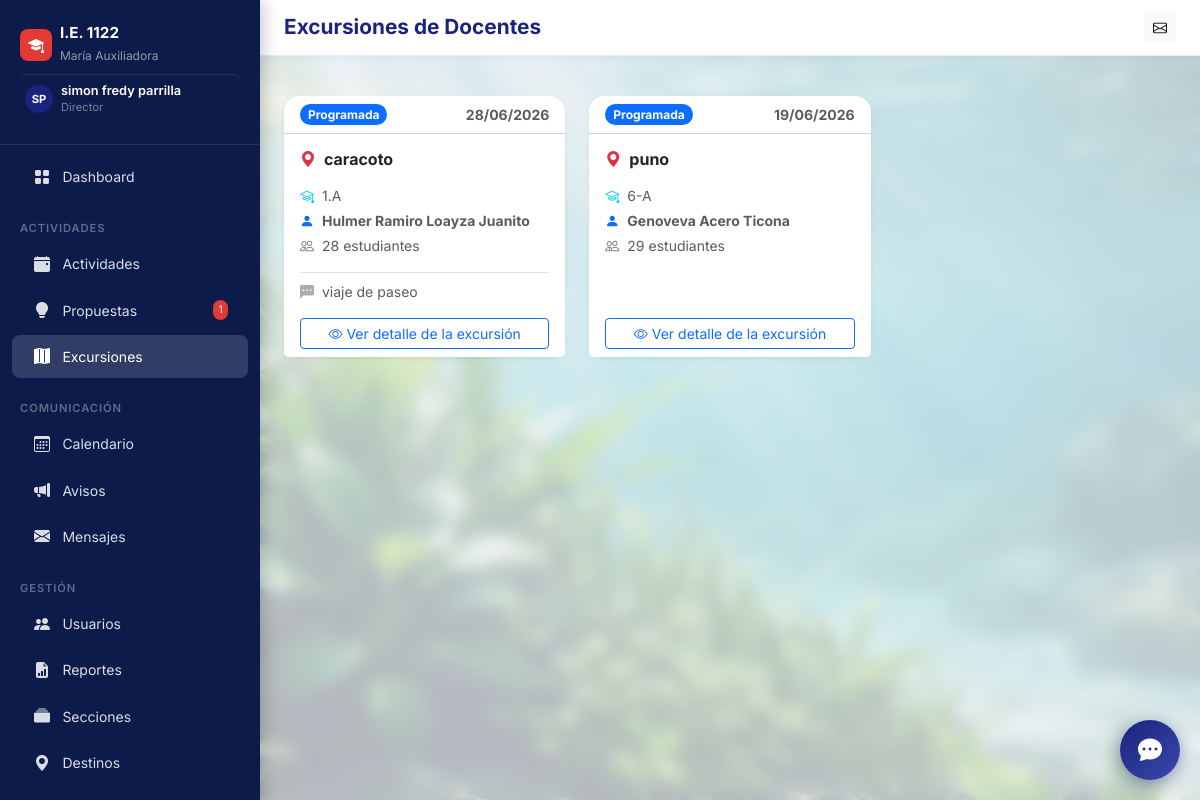
The app's page /excursiones/ (signed in) with its own data.
### core/models.py (models this page shows, shortened)
class User(AbstractUser):
    ROLE_CHOICES = [
        ('director', 'Director'),
        ('docente', 'Docente'),
    ]
    role = models.CharField(max_length=20, choices=ROLE_CHOICES, default='docente', verbose_name='Rol')
    email = models.EmailField(unique=True, verbose_name='Correo electrónico')
    telefono = models.CharField(max_length=15, blank=True, verbose_name='Teléfono')
    fecha_nacimiento = models.DateField(null=True, blank=True, verbose_name='Fecha de nacimiento')
    foto_perfil = models.ImageField(upload_to='perfiles/', blank=True, null=True, verbose_name='Foto de perfil')
    seccion_asignada = models.CharField(max_length=50, blank=True, verbose_name='Sección / Grado asignado', help_text='Ej: 3B, 5A, ED.FISICA')
    class Meta:
        verbose_name = 'Usuario'
        verbose_name_plural = 'Usuarios'
    @property
    def is_director(self):
        return self.role == 'director'

class Excursion(models.Model):
    seccion_nombre = models.CharField(max_length=100, blank=True, verbose_name='Sección', help_text='Ej: 3°A, 5°B')
    grado = models.CharField(max_length=100, blank=True, verbose_name='Grado', help_text='Ej: 3er Grado, 5to Primaria')
    grado_seccion = models.CharField(max_length=200, blank=True, verbose_name='Grado y Sección', help_text='Ej: 3er Grado "A", 5to Primaria "B"')
    destino_nombre = models.CharField(max_length=200, blank=True, verbose_name='Destino', help_text='Ej: Parque, Museo, Lago Titicaca')
    seccion = models.ForeignKey(
        Seccion,
        on_delete=models.SET_NULL,
        null=True, blank=True,
        verbose_name='Sección (referencia)',
        related_name='excursiones'
    )
    destino = models.ForeignKey(
        Destino,
        on_delete=models.SET_NULL,
        null=True, blank=True,
        verbose_name='Destino (referencia)',
        related_name='excursiones'
    )
    fecha = models.DateField(verbose_name='Fecha de excursión')
    responsable = models.ForeignKey(
        User,
        on_delete=models.CASCADE,
        related_name='excursiones_responsable',
        verbose_name='Docente responsable'
    )
    aula = models.CharField(max_length=50, blank=True, verbose_name='Aula', help_text='Ej: 3°A, Aula 5, Primaria 2')
    descripcion = models.TextField(blank=True, verbose_name='Descripción')
    num_estudiantes = models.IntegerField(default=0, verbose_name='N° de estudiantes')
    estado = models.CharField(
        max_length=20,
        choices=[('programada', 'Programada'), ('realizada', 'Realizada'), ('cancelada', 'Cancelada')],
        default='programada',
        verbose_name='Estado'
    )
    imagen = models.ImageField(upload_to='excursiones/', null=True, blank=True, verbose_name='Imagen principal')
    fecha_creacion = models.DateTimeField(auto_now_add=True)
    class Meta:
        verbose_name = 'Excursión'
        verbose_name_plural = 'Excursiones'
        ordering = ['-fecha']
    def get_destino_display_name(self):
        return self.destino_nombre or (self.destino.nombre if self.destino else '—')

### core/views.py (the view)
# urls.py: path('excursiones/', views.excursiones_lista, name='excursiones_lista'),
@login_required
def excursiones_lista(request):
    user = request.user
    if user.is_director:
        qs = Excursion.objects.all()
    else:
        qs = Excursion.objects.filter(responsable=user)
    qs = qs.select_related('seccion', 'destino', 'responsable').prefetch_related('evidencias').order_by('-fecha')
    return render(request, 'excursiones/lista.html', {'excursiones': qs})

### core/context_processors.py (called while the page is built)
def global_context(request):
    if request.user.is_authenticated:
        mensajes_no_leidos = Mensaje.objects.filter(
            para_usuario=request.user, leido=False
        ).count()
        pendientes_count = 0
        if request.user.is_director:
            pendientes_count = PropuestaActividad.objects.filter(estado='pendiente').count()
        return {
            'mensajes_no_leidos': mensajes_no_leidos,
            'pendientes_count': pendientes_count,
        }
    return {}

### templates/excursiones/lista.html (shortened to what this page needs)
{% extends 'base.html' %}
{% block page_title %}{% if user.is_director %}Excursiones de Docentes{% else %}Mis Excursiones{% endif %}{% endblock %}
{% block content %}
{% if user.is_director %}
<div class="row g-4">
  {% for exc in excursiones %}
  <div class="col-md-6 col-lg-4">
    <div class="card h-100 shadow-sm border-0">
      <div class="card-header bg-white d-flex justify-content-between align-items-center py-2">
        {% if exc.estado == 'realizada' %}
        <span class="badge bg-success rounded-pill px-2">Realizada</span>
        {% elif exc.estado == 'cancelada' %}
        <span class="badge bg-danger rounded-pill px-2">Cancelada</span>
        {% else %}
        <span class="badge bg-primary rounded-pill px-2">Programada</span>
        {% endif %}
        <small class="text-muted fw-bold">{{ exc.fecha|date:"d/m/Y" }}</small>
      </div>
      <div class="card-body">
        <h6 class="fw-bold mb-3 d-flex align-items-center">
          <i class="bi bi-geo-alt-fill text-danger me-2"></i>
          {{ exc.get_destino_display_name }}
        </h6>
        <div class="small text-muted mb-3">
          <div class="d-flex align-items-center mb-1">
            <i class="bi bi-mortarboard me-2 text-info"></i>
            {{ exc.grado_seccion|default:exc.grado|default:"—" }}
          </div>
          <div class="d-flex align-items-center mb-1">
            <i class="bi bi-person-fill me-2 text-primary"></i>
            <strong>{{ exc.responsable.get_full_name|default:exc.responsable.username }}</strong>
          </div>
          <div class="d-flex align-items-center">
            <i class="bi bi-people me-2 text-secondary"></i>
            {{ exc.num_estudiantes }} estudiantes
          </div>
        </div>
        {% if exc.descripcion %}
        <p class="card-text text-muted small mb-0 border-top pt-2">
          <i class="bi bi-chat-left-dots-fill me-1 opacity-50"></i>
          {{ exc.descripcion|truncatechars:85 }}
        </p>
        {% endif %}
      </div>
      <div class="card-footer bg-white border-top-0 pt-0">
        <a href="{% url 'excursion_detalle' exc.pk %}" class="btn btn-sm btn-outline-primary w-100">
          <i class="bi bi-eye me-1"></i>Ver detalle de la excursión
        </a>
      </div>
    </div>
  </div>
  {% endfor %}
</div>
{% endif %}
{% endblock %}

### templates/base.html (shortened to what this page needs)
<!DOCTYPE html>
<html lang="es">
<head>
  <link href="https://cdn.jsdelivr.net/npm/bootstrap@5.3.3/dist/css/bootstrap.min.css" rel="stylesheet">
  <link href="https://cdn.jsdelivr.net/npm/bootstrap-icons@1.11.3/font/bootstrap-icons.css" rel="stylesheet">
</head>
<body>
  <nav id="sidebar">
    <div class="sidebar-brand">
      <div class="d-flex align-items-center gap-2 mb-1">
        <div
          style="background:#e53935;width:32px;height:32px;border-radius:8px;display:flex;align-items:center;justify-content:center;">
          <i class="bi bi-mortarboard-fill text-white"></i>
        </div>
        <div>
          <h6>I.E. 1122</h6>
          <small>María Auxiliadora</small>
        </div>
      </div>
      {% if user.is_authenticated %}
      <a href="{% url 'perfil' %}" class="text-decoration-none d-flex align-items-center gap-2 mt-2 pt-2 profile-link"
        style="border-top:1px solid rgba(255,255,255,0.1)">
        {% if user.foto_perfil %}
        <img src="{{ user.foto_perfil.url }}" class="rounded-circle" width="28" height="28" style="object-fit:cover;">
        {% else %}
        <div class="avatar-placeholder" style="width:28px;height:28px;font-size:.7rem;">
          {{ user.first_name|first|upper }}{{ user.last_name|first|upper }}
        </div>
        {% endif %}
        <div>
          <div style="color:#fff;font-size:.8rem;font-weight:600;line-height:1.2;">
            {{ user.get_full_name|default:user.username }}
          </div>
          <div style="color:rgba(255,255,255,.45);font-size:.7rem;">
            {{ user.get_role_display }}
          </div>
        </div>
      </a>
      {% endif %}
    </div>
    <ul class="nav flex-column py-2">
      <li><a class="nav-link {% if request.resolver_match.url_name == 'dashboard' %}active{% endif %}"
          href="{% url 'dashboard' %}">
          <i class="bi bi-grid-fill"></i> Dashboard
        </a></li>
      <div class="nav-section">Actividades</div>
      <li><a class="nav-link {% if 'actividades' in request.path %}active{% endif %}"
          href="{% url 'actividades_lista' %}">
          <i class="bi bi-calendar-event-fill"></i> Actividades
        </a></li>
      <li><a class="nav-link {% if 'propuestas' in request.path %}active{% endif %}"
          href="{% url 'propuestas_lista' %}">
          <i class="bi bi-lightbulb-fill"></i> Propuestas
          {% if user.is_director %}
          {% with cnt=pendientes_count %}{% if cnt %}<span class="badge-count">{{ cnt }}</span>{% endif %}{% endwith %}
          {% endif %}
        </a></li>
      <li><a class="nav-link {% if 'excursiones' in request.path %}active{% endif %}"
          href="{% url 'excursiones_lista' %}">
          <i class="bi bi-map-fill"></i> Excursiones
        </a></li>
      <div class="nav-section">Comunicación</div>
      <li><a class="nav-link {% if 'calendario' in request.path %}active{% endif %}"
          href="{% url 'calendario_actividades' %}">
          <i class="bi bi-calendar3"></i> Calendario
        </a></li>
      <li><a class="nav-link {% if 'avisos' in request.path %}active{% endif %}" href="{% url 'avisos_lista' %}">
          <i class="bi bi-megaphone-fill"></i> Avisos
        </a></li>
      <li><a class="nav-link {% if 'mensajes' in request.path %}active{% endif %}" href="{% url 'mensajes_bandeja' %}">
          <i class="bi bi-envelope-fill"></i> Mensajes
        </a></li>
      {% if user.is_director %}
      <div class="nav-section">Gestión</div>
      <li><a class="nav-link {% if 'usuarios' in request.path %}active{% endif %}" href="{% url 'usuarios_lista' %}">
          <i class="bi bi-people-fill"></i> Usuarios
        </a></li>
      <li><a class="nav-link {% if 'reportes' in request.path %}active{% endif %}" href="{% url 'reportes_panel' %}">
          <i class="bi bi-file-earmark-bar-graph-fill"></i> Reportes
        </a></li>
      <li><a class="nav-link {% if 'secciones' in request.path %}active{% endif %}" href="{% url 'secciones_lista' %}">
          <i class="bi bi-collection-fill"></i> Secciones
        </a></li>
      <li><a class="nav-link {% if 'destinos' in request.path %}active{% endif %}" href="{% url 'destinos_lista' %}">
          <i class="bi bi-geo-alt-fill"></i> Destinos
        </a></li>
      <li><a class="nav-link" href="/admin/" target="_blank">
        </a></li>
      {% endif %}
    </ul>
  </nav>
  <div id="main-content">
    <div class="topbar d-flex align-items-center justify-content-between">
      <div class="d-flex align-items-center gap-3">
        <h1 class="page-title">{% block page_title %}{% endblock %}</h1>
      </div>
      <div class="d-flex align-items-center gap-2">
        <a href="{% url 'mensajes_bandeja' %}" class="btn btn-sm btn-light position-relative">
          <i class="bi bi-envelope"></i>
        </a>
      </div>
    </div>
    <div class="px-4 pt-3">
    </div>
    <main class="p-4">
      {% block content %}{% endblock %}
    </main>
  </div>
  <div id="chatbot-widget">
    <button id="chat-toggle" onclick="toggleChat()">
      <i class="bi bi-chat-dots-fill"></i>
    </button>
  </div>
</body>
</html>

### templates/base.html (style rules this page uses)
:root { --primary: #1a237e; --primary-light: #283593; --accent: #e53935; --sidebar-bg: #0d1b4b; --sidebar-text: rgba(255, 255, 255, 0.85); --sidebar-active: rgba(255, 255, 255, 0.15); --body-bg: #f0f2f8; --card-shadow: 0 2px 16px rgba(26, 35, 126, 0.10); }
body { font-family: 'Inter', sans-serif; background: url('/static/img/fondo_agua_plantas.png') no-repeat center center fixed; background-size: cover; min-height: 100vh; animation: dynamicBG 40s linear infinite alternate; }
#sidebar { backdrop-filter: blur(5px); box-shadow: 4px 0 15px rgba(0, 0, 0, 0.2); }
#sidebar { width: 260px; min-height: 100vh; background: var(--sidebar-bg); position: fixed; top: 0; left: 0; z-index: 1000; transition: all .3s ease; overflow-y: auto; }
#sidebar .sidebar-brand { padding: 1.5rem 1.25rem; border-bottom: 1px solid rgba(255, 255, 255, 0.1); }
#sidebar .sidebar-brand h6 { color: #fff; font-weight: 700; margin: 0; font-size: .95rem; }
#sidebar .sidebar-brand small { color: rgba(255, 255, 255, 0.55); font-size: .75rem; }
#sidebar .nav-link { color: var(--sidebar-text); padding: .6rem 1.25rem; border-radius: .5rem; margin: .1rem .75rem; display: flex; align-items: center; gap: .65rem; font-size: .875rem; transition: all .2s; }
#sidebar .nav-link:hover, #sidebar .nav-link.active { background: var(--sidebar-active); color: #fff; }
#sidebar .nav-link i { width: 20px; text-align: center; font-size: 1rem; }
#sidebar .nav-section { color: rgba(255, 255, 255, 0.35); font-size: .7rem; font-weight: 600; text-transform: uppercase; letter-spacing: .08em; padding: .75rem 1.25rem .25rem; margin-top: .5rem; }
#sidebar .badge-count { background: var(--accent); color: #fff; font-size: .65rem; padding: .2em .5em; border-radius: 10px; margin-left: auto; }
#main-content { margin-left: 260px; min-height: 100vh; transition: margin .3s; background: rgba(240, 242, 248, 0.75); backdrop-filter: blur(8px); position: relative; }
.topbar { background: #fff; border-bottom: 1px solid #e8eaf6; padding: .75rem 1.5rem; position: sticky; top: 0; z-index: 900; box-shadow: 0 1px 8px rgba(26, 35, 126, 0.07); }
.page-title { font-size: 1.3rem; font-weight: 700; color: var(--primary); margin: 0; }
.card { border: none; border-radius: 1rem; box-shadow: var(--card-shadow); }
.card-header { border-radius: 1rem 1rem 0 0 !important; font-weight: 600; }
.avatar-placeholder { width: 36px; height: 36px; border-radius: 50%; background: var(--primary); color: #fff; display: inline-flex; align-items: center; justify-content: center; font-weight: 700; font-size: .85rem; }
.profile-link { transition: background 0.2s ease; border-radius: 8px; padding: 5px; }
#chatbot-widget { position: fixed; bottom: 20px; right: 20px; z-index: 9999; font-family: inherit; }
#chat-toggle { width: 60px; height: 60px; border-radius: 50%; background: linear-gradient(135deg, #1a237e 0%, #3949ab 100%); color: white; border: none; box-shadow: 0 4px 15px rgba(26, 35, 126, 0.4); cursor: pointer; display: flex; align-items: center; justify-content: center; transition: transform 0.3s cubic-bezier(0.175, 0.885, 0.32, 1.275); }
#chat-toggle .bi { font-size: 1.5rem; }

### records on screen
User: first_name|first "S", last_name|first "P", get_full_name "simon fredy parrilla", role "Director"
Excursion: estado "Programada", fecha "28/06/2026", get_destino_display_name "caracoto", grado_seccion "1.A", responsable.get_full_name "Hulmer Ramiro Loayza Juanito", num_estudiantes "28", descripcion "viaje de paseo"
Excursion: estado "Programada", fecha "19/06/2026", get_destino_display_name "puno", grado_seccion "6-A", responsable.get_full_name "Genoveva Acero Ticona", num_estudiantes "29"

### other values on screen
{{ cnt }} "1"
